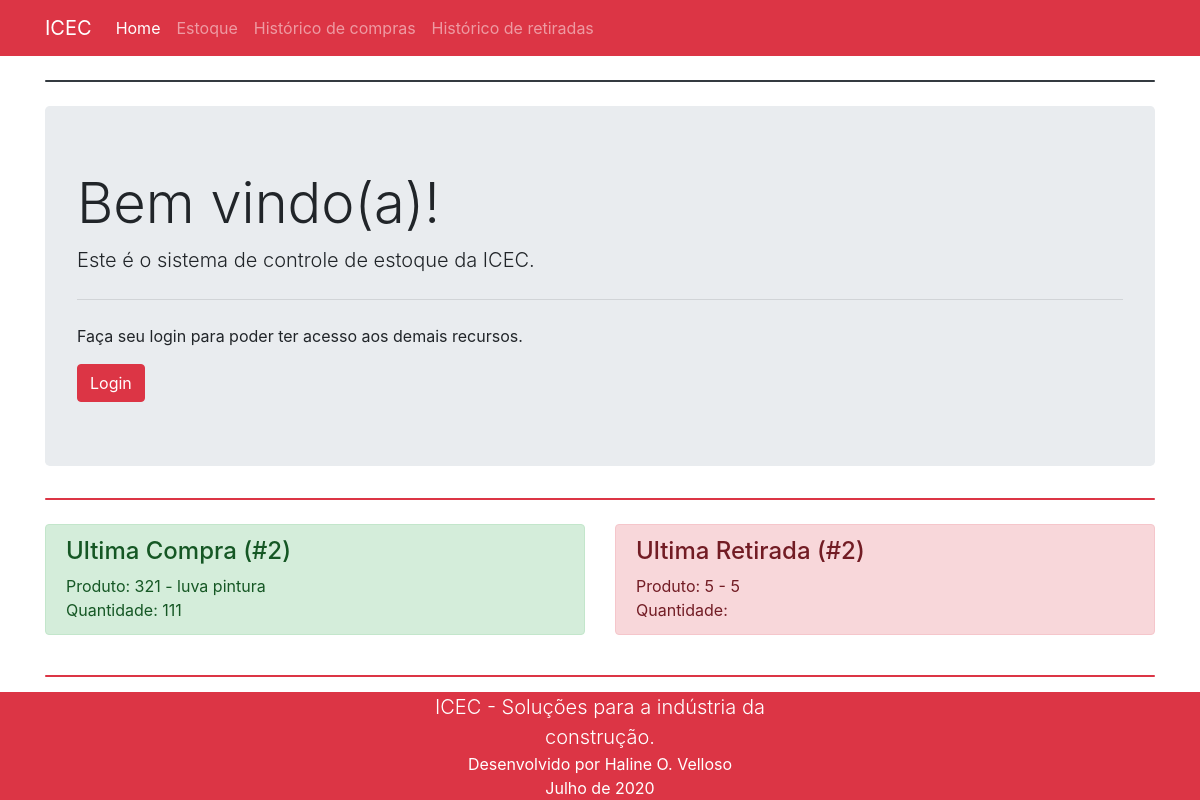
Before: / with the older database file.
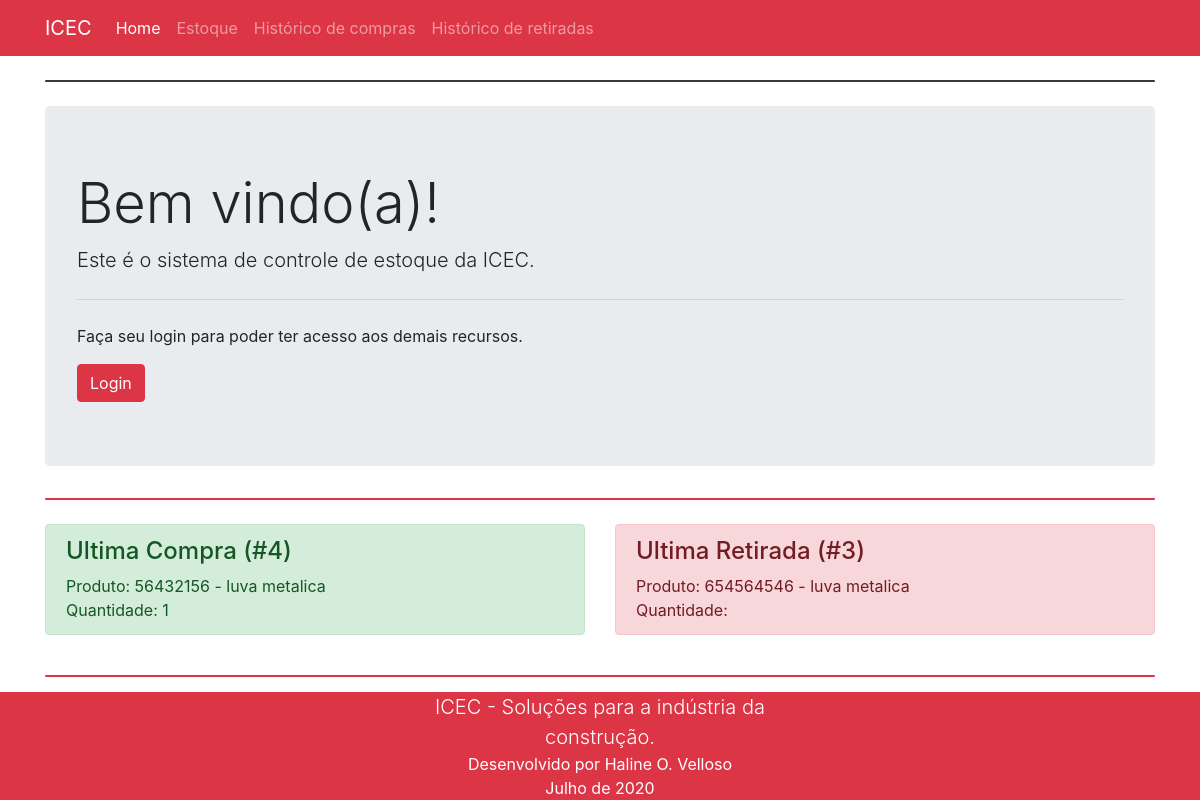
After: the same page with the newer database file.
### controle/models.py (models this page shows, shortened)
class Compra(models.Model):
    produto = models.ForeignKey(Produto, on_delete=models.CASCADE)
    qtd_compra = models.IntegerField('Quantidade comprada')
    data_compra = models.DateTimeField(default=timezone.now)

class Produto(models.Model):
    registro = models.CharField('ID', max_length=20, help_text='Máximo 20 caracteres', unique=True)
    nome = models.CharField('Nome', max_length=255)
    ca = models.IntegerField('CA')
    categoria = models.CharField('Categoria', max_length=100)
    qtd_estoque = models.IntegerField('Estoque')
    qtd_estoque_min = models.IntegerField('Estoque minimo')
    data_cadastro = models.DateTimeField(default=timezone.now, editable=False)
    modificado_em = models.DateTimeField(default=timezone.now, editable=False)
    class Meta:
        verbose_name = 'Produto'
        verbose_name_plural = 'Produtos'
    def __str__(self):
        return f'{self.registro} - {self.nome}'

class Retirada(models.Model):
    produto = models.ForeignKey(Produto, on_delete=models.CASCADE)
    qtd_retirada = models.IntegerField('Quantidade retirada')
    setor_enviado = models.CharField('Setor', max_length=100)
    data_retirada = models.DateTimeField(default=timezone.now)

### controle/views.py (the view)
# urls.py: path('', index, name='index'),
def index(request):
    ultimaCompra = Compra.objects.latest('id')
    ultimaRetirada = Retirada.objects.last()
    return render(request, 'index.html', {'ultimaCompra':ultimaCompra, 'ultimaRetirada':ultimaRetirada})

### templates/index.html (shortened to what this page needs)
<!DOCTYPE html>
{% load bootstrap4 %}
{% load static %}
<html lang="pt-br">
<head>
    {% bootstrap_css %}
</head>
<body>
    {%	include	"nav.html" %}
    <div class="container">
        <br>
        <div class="progress" style="height: 2px;">
            <div class="progress-bar bg-dark" role="progressbar" style="width: 100%;" aria-valuenow="25"
                aria-valuemin="0" aria-valuemax="100"></div>
        </div>
        <br>
        <div class="jumbotron">
            {% if user.is_anonymous %}
            <h1 class="display-4">Bem vindo(a)!</h1>
            <p class="lead">Este é o sistema de controle de estoque da ICEC.</p>
            <hr class="my-4">
            <p>Faça seu login para poder ter acesso aos demais recursos.</p>
            <a class="btn btn-danger" href="{% url 'login' %}">Login</a>
            {% endif %}
        </div>
        <div class="progress" style="height: 2px;">
            <div class="progress-bar bg-danger" role="progressbar" style="width: 100%;" aria-valuenow="25"
                aria-valuemin="0" aria-valuemax="100"></div>
        </div><br>
        <div class="row">
            <div class="col-sm-6 ">
                <div class="alert alert-success" role="alert">
                    <h4>Ultima Compra (#{{ ultimaCompra.id }})</h4>
                    Produto: {{ ultimaCompra.produto }} <br>
                    Quantidade: {{ ultimaCompra.qtd_compra }}
                </div>
            </div>
            <div class="col-sm-6">
                <div class="alert alert-danger" role="alert">
                    <h4>Ultima Retirada (#{{ ultimaRetirada.id }})</h4>
                    Produto: {{ ultimaRetirada.produto }} <br>
                    Quantidade: {{ ultimaRetirada.qtd_compra }}
                </div>
            </div>
        </div><br>
        <div class="progress" style="height: 2px;">
            <div class="progress-bar bg-danger" role="progressbar" style="width: 100%;" aria-valuenow="25"
                aria-valuemin="0" aria-valuemax="100"></div>
        </div>
    </div>
    {% include "rodape.html" %}
</body>
</html>

Changed rows visible on the page:
no longer on this page (row unchanged): Compra: id "2", produto "321 - luva pintura", qtd_compra "111"
no longer on this page (row unchanged): Retirada: id "2", produto "5 - 5"
added Compra: id "4", produto "56432156 - luva metalica", qtd_compra "1"
added Retirada: id "3", produto "654564546 - luva metalica"
